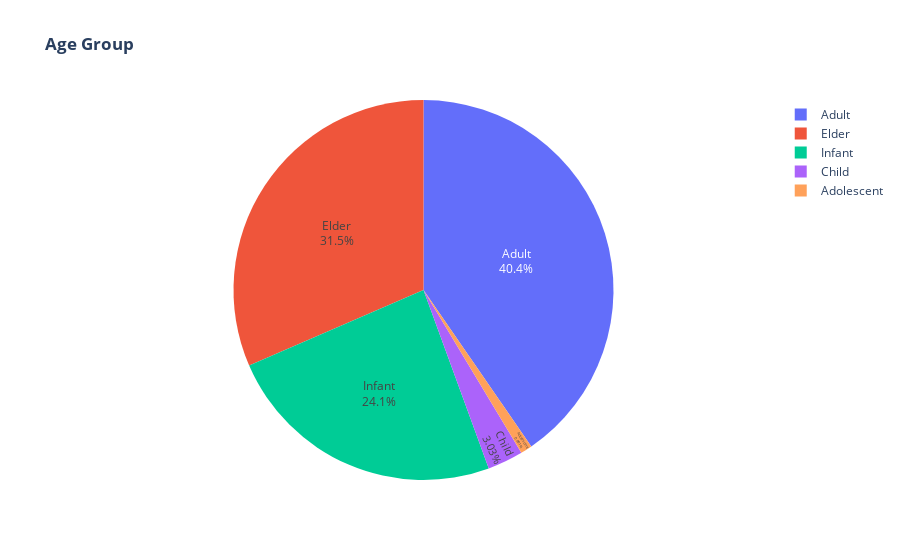

Notebook cell for this chart:
### Code cell
fig = px.pie(ds_burial, values=ds_burial['AgeGroup'].value_counts().values, names=ds_burial['AgeGroup'].value_counts().index,
             title='<b>Age Group</b>',
            )
fig.update_traces(textposition='inside', textinfo='percent+label')
fig.show()

### Figure 1 — Plotly figure (JSON) as saved in the notebook; plotly's stock layout.template omitted (floating-point values rounded to 4 significant figures)
{"data": [{"domain": {"x": [0, 1], "y": [0, 1]}, "hovertemplate": "label=%{label}<br>value=%{value}<extra></extra>", "labels": ["Adult", "Elder", "Infant", "Child", "Adolescent"], "legendgroup": "", "name": "", "showlegend": true, "textinfo": "percent+label", "textposition": "inside", "type": "pie", "values": [4158, 3243, 2478, 312, 102]}], "layout": {"legend": {"tracegroupgap": 0}, "title": {"text": "<b>Age Group</b>"}}}
